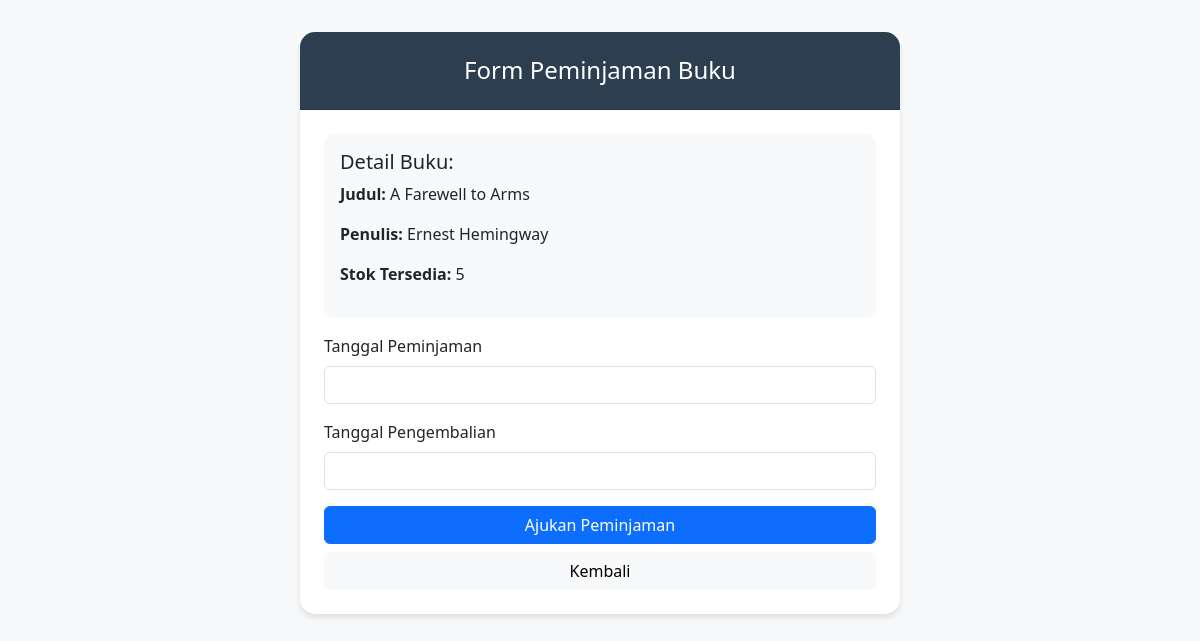
Screenshot of /form_peminjaman.php?book_id=8 (signed in) with the database file from the repository.
### tables this page shows
CREATE TABLE `buku` (
  `id` int(11) NOT NULL,
  `judul` varchar(100) NOT NULL,
  `penulis` varchar(100) NOT NULL,
  `rekomendasi_usia` int(11) DEFAULT NULL,
  `cover` varchar(255) DEFAULT NULL,
  `deskripsi` text DEFAULT NULL,
  `stok` int(11) DEFAULT 0
);

### form_peminjaman.php (the view, shortened to what this page needs)
<?php
require_once 'config.php';
$book_id = isset($_GET['book_id']) ? $_GET['book_id'] : '';
if ($book_id) {
    $sql = "SELECT * FROM buku WHERE id = '$book_id'";
    $result = mysqli_query($conn, $sql);
    $book = mysqli_fetch_assoc($result);
}
?>
<!DOCTYPE html>
<html lang="en">
<head>
    <link href="https://cdn.jsdelivr.net/npm/bootstrap@5.3.0/dist/css/bootstrap.min.css" rel="stylesheet">
    <link rel="stylesheet" href="https://cdn.jsdelivr.net/npm/flatpickr/dist/flatpickr.min.css">
</head>
<body>
    <div class="container">
        <div class="form-container">
            <div class="card">
                <div class="card-header text-center">
                    <h4 class="mb-0">Form Peminjaman Buku</h4>
                </div>
                <div class="card-body p-4">
                    <?php if(isset($book)): ?>
                        <div class="book-details">
                            <h5>Detail Buku:</h5>
                            <p><strong>Judul:</strong> <?php echo htmlspecialchars($book['judul']); ?></p>
                            <p><strong>Penulis:</strong> <?php echo htmlspecialchars($book['penulis'] ?? 'Tidak ada data'); ?></p>
                            <p>
                                <strong>Stok Tersedia:</strong>
                                <span class="<?php echo $book['stok'] == 0 ? 'stock-warning' : ''; ?>">
                                    <?php echo htmlspecialchars($book['stok']); ?>
                                </span>
                            </p>
                        </div>
                        <?php if($book['stok'] > 0): ?>
                            <form method="POST" action="">
                                <div class="mb-3">
                                    <label class="form-label">Tanggal Peminjaman</label>
                                    <input type="text" class="form-control datepicker" name="tanggal_pinjam" required>
                                </div>
                                <div class="mb-3">
                                    <label class="form-label">Tanggal Pengembalian</label>
                                    <input type="text" class="form-control datepicker" name="tanggal_kembali" required>
                                </div>
                                <div class="d-grid gap-2">
                                    <button type="submit" class="btn btn-primary">Ajukan Peminjaman</button>
                                    <a href="user_dashboard.php" class="btn btn-light">Kembali</a>
                                </div>
                            </form>
                        <?php endif; ?>
                    <?php endif; ?>
                </div>
            </div>
        </div>
    </div>
</body>
</html>

### form_peminjaman.php (style rules this page uses)
body { background-color: #f8f9fa; }
.form-container { max-width: 600px; margin: 2rem auto; }
.card { border: none; border-radius: 15px; box-shadow: 0 4px 6px rgba(0, 0, 0, 0.1); }
.card-header { background-color: #2c3e50; color: white; border-radius: 15px 15px 0 0 !important; padding: 1.5rem; }
.book-details { background-color: #f8f9fa; padding: 1rem; border-radius: 10px; margin-bottom: 1rem; }

### rows the page displays
buku: judul "A Farewell to Arms", penulis "Ernest Hemingway", stok "5"
